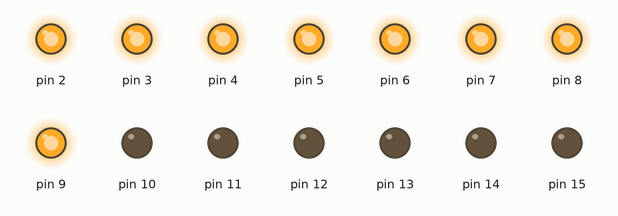
A sketch run on a simulated Arduino Uno, built with avr-gcc and run on an emulated ATmega328P. Parts: output pins drawn as LEDs (lit = HIGH).

Above: at 0.1 s.
Timing chart, 0 to 1.6 s (numbered marks = the images above):
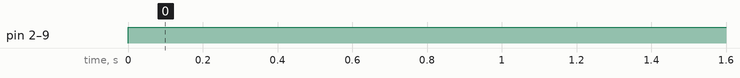

Measured:
- by itself, pin 2–9: LOW → HIGH at 0.00 s

The sketch:

matrizsaludo.ino
```cpp
byte P[] = { 0x78, 0x44, 0x44, 0x44, 0x78, 0x40, 0x40, 0x40 };
byte U[] = { 0x42, 0x42, 0x42, 0x42, 0x42, 0x42, 0x24, 0x18 };
byte T[] = { 0x7E, 0x18, 0x18, 0x18, 0x18, 0x18, 0x18, 0x18 };
byte O[] = { 0x7E, 0x42, 0x42, 0x42, 0x42, 0x42, 0x42, 0x7E };
byte S[] = { 0x3E, 0x40, 0x40, 0x3C, 0x02, 0x02, 0x02, 0x7C };
byte sp[] = { 0x00, 0x00, 0x00, 0x00, 0x00, 0x00, 0x00, 0x00 };

void setup() {
   for(int j = 2; j < 19; j++)
     pinMode(j, OUTPUT);
   Serial.begin(9600);
}
void SetChar(char p){
    Clear();
    for(int fil = 0; fil < 0; fil++){
        digitalWrite(fil + 10, HIGH);
        byte F = Selecciona(p, fil);
        for(int col = 7; col>= 0; col--){
            digitalWrite(8-col, HIGH);
            bool b = GetBit(F, col);
            if(b)
              digitalWrite(9 - col, LOW);
            else
              digitalWrite(9 - col, HIGH);
          }
          digitalWrite(fil + 10, LOW);
      }
  }
bool GetBit(byte N, int pos){
    int b = N >> pos;
    b = b & 1;
    return b;
  }

void Clear(){
    for(int j = 2; j < 10; j++)
      digitalWrite(j, HIGH);
      for(int k = 10; k<18; k++)
        digitalWrite(k, LOW);
  }

byte Selecciona(char c, byte fil){
    if(c == "P")return(P[fil]);
    if(c == "U")return(U[fil]);
    if(c == "T")return(T[fil]);
    if(c == "O")return(O[fil]);
    if(c == "S")return(S[fil]);
    if(c == " ")return(sp[fil]);
  }
void loop() {
  String s = "PUTOS ";
  int l = s.length();
  for(int n = 0; n < l; n++){
      long t = millis();
      char c = s[n];
      while(millis() < t + 800)
        SetChar(c);
    }

}
```
